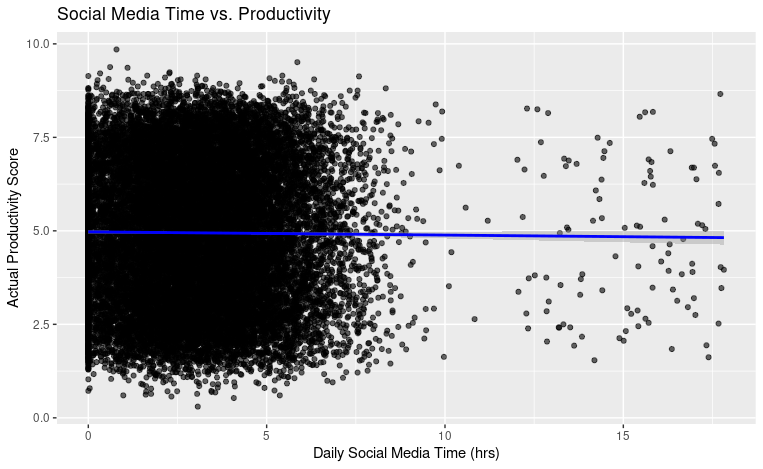

This chart was generated by the following R code:
library(tidyverse)

ggplot(Social_Media_Vs_Productivity, aes(x = daily_social_media_time, y = actual_productivity_score)) +
  geom_point(alpha = 0.6) +
  geom_smooth(method = "lm", color = "blue") +
  labs(title = "Social Media Time vs. Productivity",
       x = "Daily Social Media Time (hrs)",
       y = "Actual Productivity Score")
